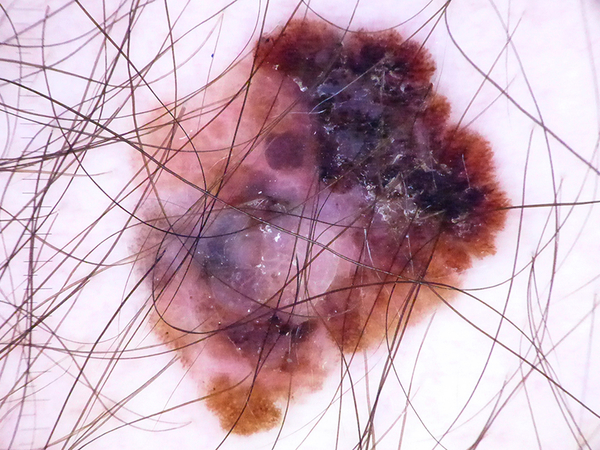
#> input picture skin_2.jpg, 600 x 450 px
$ python -i colorFeature.py   (imports and definitions only)
#> lines starting #> are read from the running program, lines starting #| are printed output that depends on the picture
#> further down, picture is the input picture: shape (450, 600, 3); mean B, G, R 184.4, 171, 200
import numpy as np
import cv2 as cv
import colorsys

def Skew(x):
    skw = 3.0 * (np.mean(x) - np.median(x)) / np.std(x)
    return skw


def get_image_color_features(img):
    print("Calculating Color features...")
    # for RGB
    imgRGB = cv.cvtColor(img, cv.COLOR_BGR2RGB)
    R, G, B = cv.split(imgRGB)
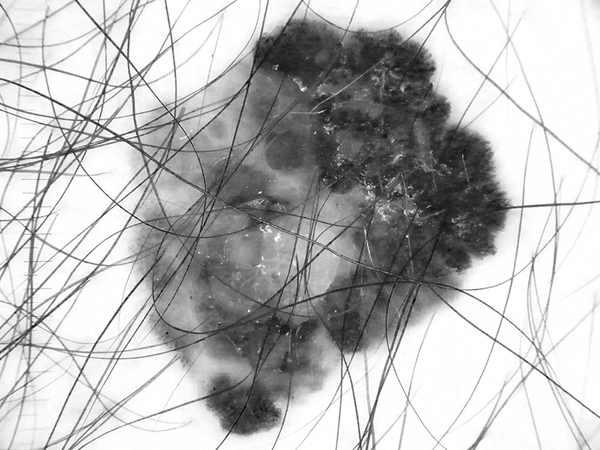
#> B: shape (450, 600); min 0, max 255, mean 184.4

    # mean
    mean_R = np.mean(R)
#> mean_R = 200
    mean_G = np.mean(G)
#> mean_G = 171
    mean_B = np.mean(B)
#> mean_B = 184.4
    rgb_mean_dict = dict({'mean_red': mean_R, 'mean_green': mean_G, 'mean_blue': mean_B})
#> rgb_mean_dict = {'mean_red': 200, 'mean_green': 171, 'mean_blue': 184.4}

    # variance
    var_R = np.var(R)
#> var_R = 3637.6
    var_G = np.var(G)
#> var_G = 5711.1
    var_B = np.var(B)
#> var_B = 5656.1
    rgb_var_dict = dict({'var_red': var_R, 'var_green': var_G, 'var_blue': var_B})
#> rgb_var_dict = {'var_red': 3637.6, 'var_green': 5711.1, 'var_blue': 5656.1}

    # standard deviation
    std_R = np.std(R)
#> std_R = 60.31
    std_G = np.std(G)
#> std_G = 75.57
    std_B = np.std(B)
#> std_B = 75.21
    rgb_sd_dict = dict({'sd_red': std_R, 'sd_green': std_G, 'sd_blue': std_B})
#> rgb_sd_dict = {'sd_red': 60.31, 'sd_green': 75.57, 'sd_blue': 75.21}

    # skewness
    sk_r = Skew(R)
#> in Skew, `skw = 3.0 * (np.mean(x) - np.median(x)) / np.std(x)`: skw = -1.64
#> sk_r = -1.64
    sk_g = Skew(G)
#> sk_g = -1.39
    sk_b = Skew(B)
#> sk_b = -1.54
    rgb_sk_dict = dict({'skew_red': sk_r, 'skew_green': sk_g, 'skew_blue': sk_b})
#> rgb_sk_dict = {'skew_red': -1.64, 'skew_green': -1.39, 'skew_blue': -1.54}

    # for HSV
    imgHSV = cv.cvtColor(img, cv.COLOR_BGR2HSV)
#> imgHSV: shape (450, 600, 3); mean H, S, V 137.9, 52.6, 202.2

    H, S, V = cv.split(imgHSV)
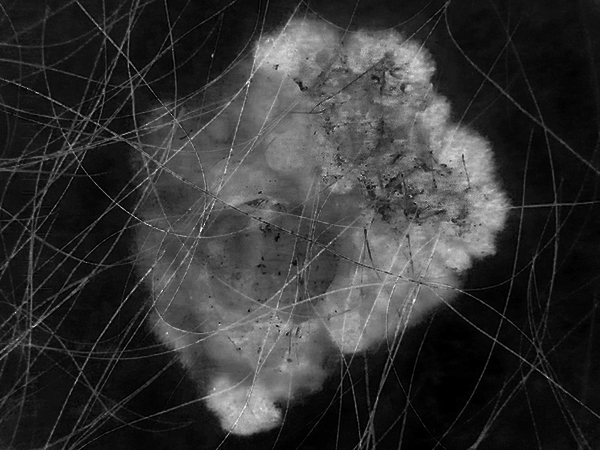
#> S: shape (450, 600); min 0, max 255, mean 52.6
    # mean
    mean_H1 = np.mean(H)
#> mean_H1 = 137.9
    mean_S = np.mean(S)
#> mean_S = 52.6
    mean_V = np.mean(V)
#> mean_V = 202.2
    hsv_mean_dict = dict({'mean_hue': mean_H1, 'mean_saturation': mean_S, 'mean_value': mean_V})
#> hsv_mean_dict = {'mean_hue': 137.9, 'mean_saturation': 52.6, 'mean_value': 202.2}

    # variance
    var_H1 = np.var(H)
#> var_H1 = 2124.9
    var_S = np.var(S)
#> var_S = 2314.3
    var_V = np.var(V)
#> var_V = 3732
    hsv_var_dict = dict({'var_hue': var_H1, 'var_saturation': var_S, 'var_value': var_V})
#> hsv_var_dict = {'var_hue': 2124.9, 'var_saturation': 2314.3, 'var_value': 3732}

    # standard deviation
    std_H1 = np.std(H)
#> std_H1 = 46.1
    std_S = np.std(S)
#> std_S = 48.11
    std_V = np.std(V)
#> std_V = 61.09
    hsv_sd_dict = dict({'sd_hue': std_H1, 'sd_saturation': std_S, 'sd_value': std_V})
#> hsv_sd_dict = {'sd_hue': 46.1, 'sd_saturation': 48.11, 'sd_value': 61.09}

    # skewness
    sk_h = Skew(H)
#> sk_h = -0.655
    sk_s = Skew(S)
#> sk_s = 1.53
    sk_v = Skew(V)
#> sk_v = -1.56
    hsv_sk_dict = dict({'skew_hue': sk_h, 'skew_saturation': sk_s, 'skew_value': sk_v})
#> hsv_sk_dict = {'skew_hue': -0.655, 'skew_saturation': 1.53, 'skew_value': -1.56}

    # for YCbCr
    imgYCbCr = cv.cvtColor(img, cv.COLOR_RGB2YCR_CB)
#> imgYCbCr: shape (450, 600, 3); mean of channels 0, 1, 2 178.3, 132.3, 140.2

    Y, Cb, Cr = cv.split(imgYCbCr)
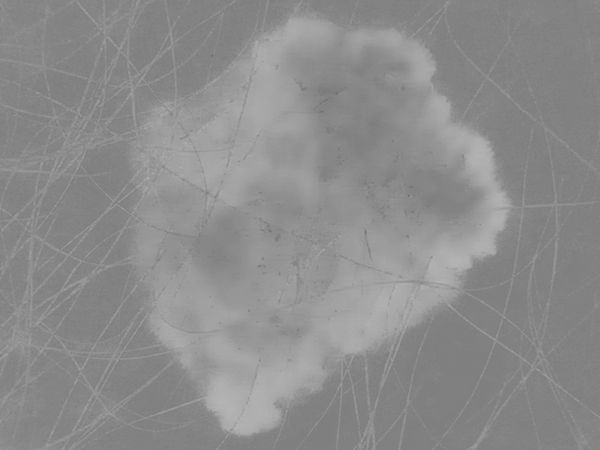
#> Cr: shape (450, 600); min 107, max 181, mean 140.2
    # mean
    mean_Y = np.mean(Y)
#> mean_Y = 178.3
    mean_Cb = np.mean(Cb)
#> mean_Cb = 132.3
    mean_Cr = np.mean(Cr)
#> mean_Cr = 140.2
    YCbCr_mean_dict = dict({'mean_Y': mean_Y, 'mean_Cb': mean_Cb, 'mean_Cr': mean_Cr})
#> YCbCr_mean_dict = {'mean_Y': 178.3, 'mean_Cb': 132.3, 'mean_Cr': 140.2}

    # variance
    var_Y = np.var(Y)
#> var_Y = 5369.4
    var_Cb = np.var(Cb)
#> var_Cb = 39.95
    var_Cr = np.var(Cr)
#> var_Cr = 156.5
    YCbCr_var_dict = dict({'var_Y': var_Y, 'var_Cb': var_Cb, 'var_Cr': var_Cr})
#> YCbCr_var_dict = {'var_Y': 5369.4, 'var_Cb': 39.95, 'var_Cr': 156.5}

    # standard deviation
    std_Y = np.std(Y)
#> std_Y = 73.28
    std_Cb = np.std(Cb)
#> std_Cb = 6.32
    std_Cr = np.std(Cr)
#> std_Cr = 12.51
    YCbCr_sd_dict = dict({'sd_Y': std_Y, 'sd_Cb': std_Cb, 'sd_Cr': std_Cr})
#> YCbCr_sd_dict = {'sd_Y': 73.28, 'sd_Cb': 6.32, 'sd_Cr': 12.51}

    # skewness
    sk_y = Skew(Y)
#> sk_y = -1.46
    sk_cr = Skew(Cr)
#> sk_cr = 1.26
    sk_cb = Skew(Cb)
#> sk_cb = -0.324
    YCbCr_sk_dict = dict({'skew_y': sk_y, 'skew_Cb': sk_cb, 'skew_Cr': sk_cr})
#> YCbCr_sk_dict = {'skew_y': -1.46, 'skew_Cb': -0.324, 'skew_Cr': 1.26}

    # for CIEL*A*B
    imgCIELAB = cv.cvtColor(img, cv.COLOR_BGR2LAB)
#> imgCIELAB: shape (450, 600, 3); mean of channels 0, 1, 2 183.9, 141.8, 125.8

    L, A, B = cv.split(imgCIELAB)
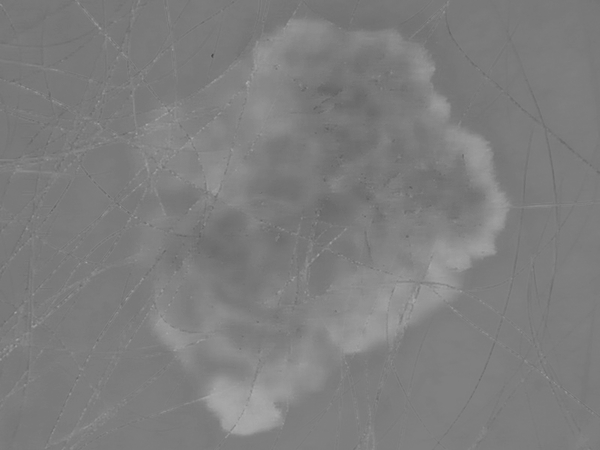
#> B: shape (450, 600); min 68, max 171, mean 125.8

    # mean
    mean_L = np.mean(L)
#> mean_L = 183.9
    mean_A = np.mean(A)
#> mean_A = 141.8
    mean_B = np.mean(B)
#> mean_B = 125.8
    lab_mean_dict = dict({'mean_L': mean_L, 'mean_A': mean_A, 'mean_B': mean_B})
#> lab_mean_dict = {'mean_L': 183.9, 'mean_A': 141.8, 'mean_B': 125.8}

    # variance
    var_L = np.var(L)
#> var_L = 4713
    var_A = np.var(A)
#> var_A = 97.63
    var_B = np.var(B)
#> var_B = 67.65
    lab_var_dict = dict({'var_L': var_L, 'var_A': var_A, 'var_B': var_B})
#> lab_var_dict = {'var_L': 4713, 'var_A': 97.63, 'var_B': 67.65}

    # standard deviation
    std_L = np.std(L)
#> std_L = 68.65
    std_A = np.std(A)
#> std_A = 9.88
    std_B = np.std(B)
#> std_B = 8.22
    lab_sd_dict = dict({'sd_L': std_L, 'sd_A': std_A, 'sd_B': std_B})
#> lab_sd_dict = {'sd_L': 68.65, 'sd_A': 9.88, 'sd_B': 8.22}

    # skewness
    sk_li = Skew(L)
#> sk_li = -1.45
    sk_a = Skew(A)
#> sk_a = 0.836
    sk_b = Skew(B)
#> sk_b = 0.648
    lab_sk_dict = dict({'skew_light': sk_li, 'skew_a': sk_a, 'skew_b': sk_b})
#> lab_sk_dict = {'skew_light': -1.45, 'skew_a': 0.836, 'skew_b': 0.648}

    # for CIEL*U*V
    imgCIELUV = cv.cvtColor(img, cv.COLOR_BGR2LUV)
#> imgCIELUV: shape (450, 600, 3); mean of channels 0, 1, 2 183.4, 108.7, 130.4

    L, U, V = cv.split(imgCIELUV)
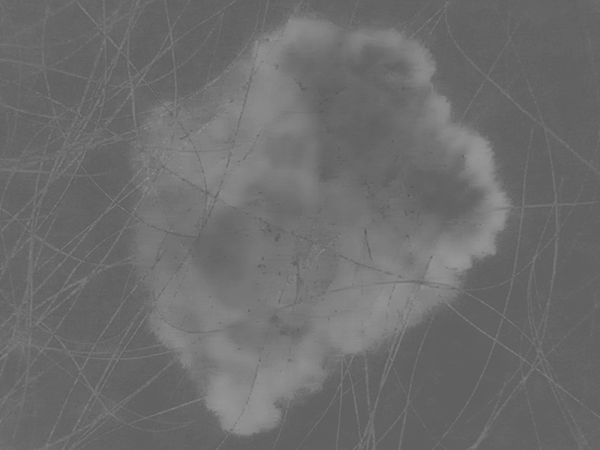
#> U: shape (450, 600); min 86, max 152, mean 108.7

    # mean
    mean_L1 = np.mean(L)
#> mean_L1 = 183.4
    mean_U = np.mean(U)
#> mean_U = 108.7
    mean_V = np.mean(V)
#> mean_V = 130.4
    luv_mean_dict = dict({'mean_L1': mean_L1, 'mean_U': mean_U, 'mean_V': mean_V})
#> luv_mean_dict = {'mean_L1': 183.4, 'mean_U': 108.7, 'mean_V': 130.4}

    # variance
    var_L1 = np.var(L)
#> var_L1 = 4711.4
    var_U = np.var(U)
#> var_U = 144.9
    var_V = np.var(V)
#> var_V = 87.53
    luv_var_dict = dict({'var_L1': var_L1, 'var_U': var_U, 'var_V': var_V})
#> luv_var_dict = {'var_L1': 4711.4, 'var_U': 144.9, 'var_V': 87.53}

    # standard deviation
    std_L1 = np.std(L)
#> std_L1 = 68.64
    std_U = np.std(U)
#> std_U = 12.04
    std_V = np.std(V)
#> std_V = 9.36
    luv_sd_dict = dict({'sd_L1': std_L1, 'sd_U': std_U, 'sd_V': std_V})
#> luv_sd_dict = {'sd_L1': 68.64, 'sd_U': 12.04, 'sd_V': 9.36}

    # skewness
    sk_l = Skew(L)
#> sk_l = -1.47
    sk_u = Skew(U)
#> sk_u = 1.43
    sk_v = Skew(V)
#> sk_v = 0.439
    luv_sk_dict = dict({'skew_l': sk_l, 'skew_u': sk_u, 'skew_v': sk_v})
#> luv_sk_dict = {'skew_l': -1.47, 'skew_u': 1.43, 'skew_v': 0.439}

    # bgr to NTsc

    # split Ntsc channel
    y1, i, q = colorsys.rgb_to_yiq(R, G, B)
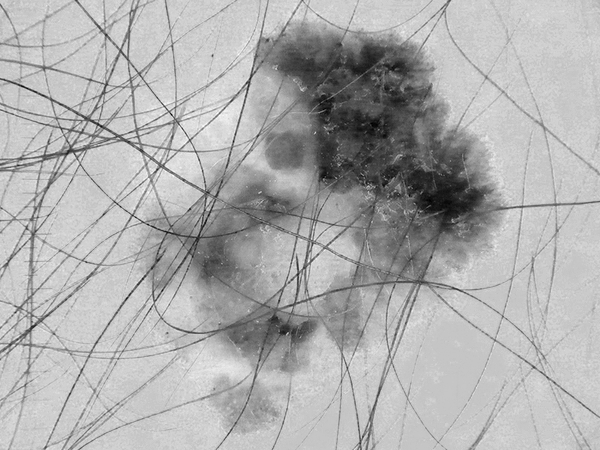
#> i: shape (450, 600) float64; min -33.27, max 62.02, mean 31.9; drawn with min black and max white
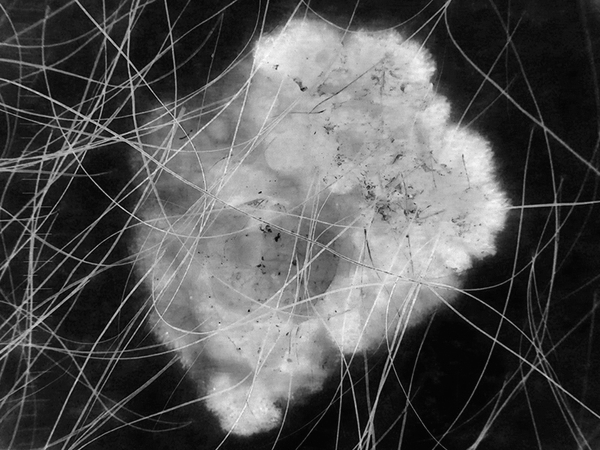
#> q: shape (450, 600) float64; min -41.55, max 60.32, mean -7.9; drawn with min black and max white

    mean_y1 = np.mean(y1, axis=(0, 1))
#> mean_y1 = 174.8
    mean_i = np.mean(i, axis=(0, 1))
#> mean_i = 31.94
    mean_q = np.mean(q, axis=(0, 1))
#> mean_q = -7.94
    yiq_mean_dict = dict({'mean_y': mean_y1, 'mean_i': mean_i, 'mean_q': mean_q})
#> yiq_mean_dict = {'mean_y': 174.8, 'mean_i': 31.94, 'mean_q': -7.94}

    sd_y1 = np.std(y1, axis=(0, 1))
#> sd_y1 = 61.99
    sd_i = np.std(i, axis=(0, 1))
#> sd_i = 16.83
    sd_q = np.std(q, axis=(0, 1))
#> sd_q = 28.56
    yiq_sd_dict = dict({'sd_y': sd_y1, 'sd_i': sd_i, 'sd_q': sd_q})
#> yiq_sd_dict = {'sd_y': 61.99, 'sd_i': 16.83, 'sd_q': 28.56}

    # variance
    var_y1 = np.var(y1, axis=None)
#> var_y1 = 3842.4
    var_i = np.var(i, axis=None)
#> var_i = 283.2
    var_q = np.var(q, axis=None)
#> var_q = 815.6
    yiq_var_dict = dict({'variance_y': var_y1, 'variance_i': var_i, 'variance_q': var_q})
#> yiq_var_dict = {'variance_y': 3842.4, 'variance_i': 283.2, 'variance_q': 815.6}

    # skew
    sk_y1 = Skew(y1)
#> sk_y1 = -1.42
    sk_i = Skew(i)
#> sk_i = -1.51
    sk_q = Skew(q)
#> sk_q = 1.37
    yiq_sk_dict = dict({'skew_y1': sk_y1, 'skew_i': sk_i, 'skew_q': sk_q})
#> yiq_sk_dict = {'skew_y1': -1.42, 'skew_i': -1.51, 'skew_q': 1.37}

    color_features = {}
    for d in (rgb_mean_dict, rgb_sd_dict, rgb_sk_dict, rgb_var_dict,
              hsv_mean_dict, hsv_sd_dict, hsv_sk_dict, hsv_var_dict,
              YCbCr_mean_dict, YCbCr_sd_dict, YCbCr_sk_dict, YCbCr_var_dict,
              yiq_mean_dict, yiq_sd_dict, yiq_sk_dict, yiq_var_dict,
              luv_mean_dict, luv_sd_dict, luv_sk_dict, luv_var_dict,
              lab_mean_dict, lab_sd_dict, lab_sk_dict, lab_var_dict): color_features.update(d)
#> this loop made 24 passes
#> d on passes 1, 2, 3, 4, 6, 9, 10, 11, 12, 13, 14: {'mean_red': 200, 'mean_green': 171, 'mean_blue': 184.4}, {'sd_red': 60.31, 'sd_green': 75.57, 'sd_blue': 75.21}, {'skew_red': -1.64, 'skew_green': -1.39, 'skew_blue': -1.54}, {'var_red': 3637.6, 'var_green': 5711.1, 'var_blue': 5656.1}, {'sd_hue': 46.1, 'sd_saturation': 48.11, 'sd_value': 61.09}, {'mean_Y': 178.3, 'mean_Cb': 132.3, 'mean_Cr': 140.2}, {'sd_Y': 73.28, 'sd_Cb': 6.32, 'sd_Cr': 12.51}, {'skew_y': -1.46, 'skew_Cb': -0.324, 'skew_Cr': 1.26}, {'var_Y': 5369.4, 'var_Cb': 39.95, 'var_Cr': 156.5}, {'mean_y': 174.8, 'mean_i': 31.94, 'mean_q': -7.94}, {'sd_y': 61.99, 'sd_i': 16.83, 'sd_q': 28.56}
#> after the loop, color_features = 72 items


    return color_features

>>> import cv2
>>> picture = cv2.imread('../skin_2.jpg')
>>> result = get_image_color_features(picture)
#> result = 72 items
